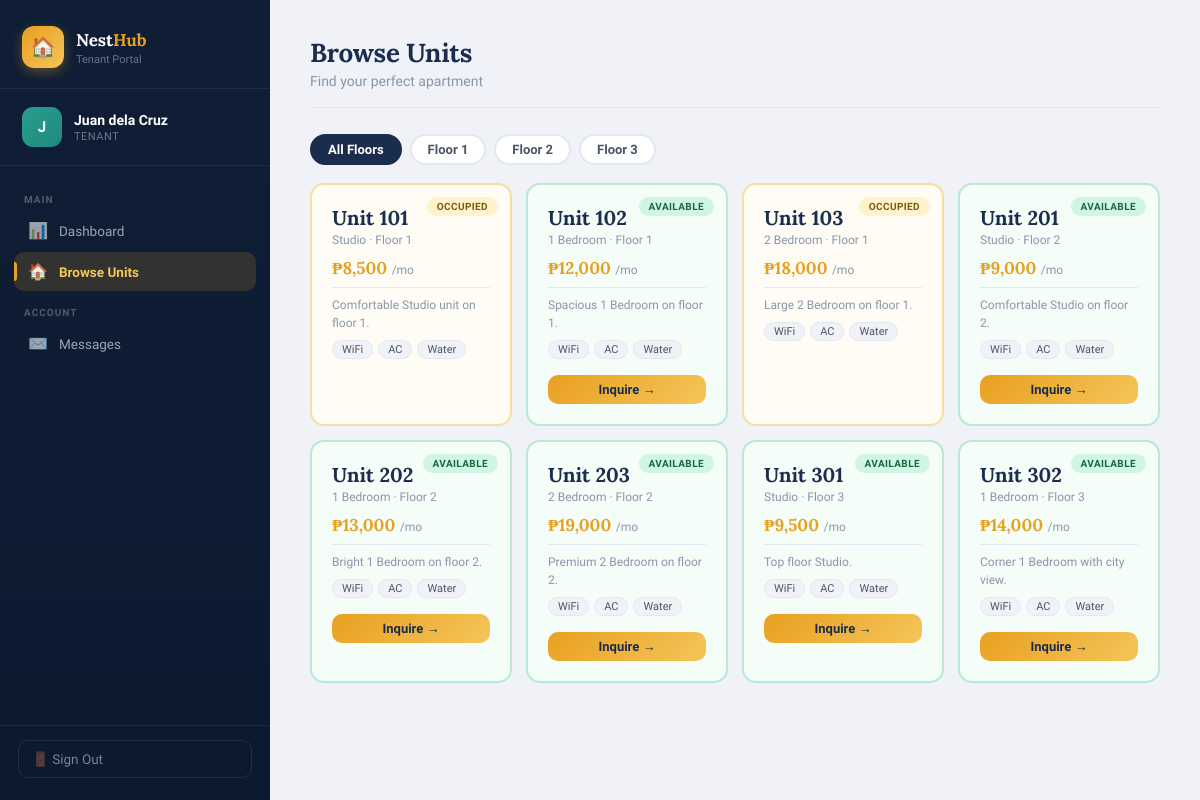
The page /tenant/units (signed in) on the database its author committed.
### tables this page shows
CREATE TABLE user (
        id INTEGER PRIMARY KEY AUTOINCREMENT,
        username TEXT UNIQUE NOT NULL,
        password TEXT NOT NULL,
        role TEXT NOT NULL,
        full_name TEXT NOT NULL,
        email TEXT,
        phone TEXT,
        created_at TEXT DEFAULT (datetime('now'))
    );

CREATE TABLE unit (
        id INTEGER PRIMARY KEY AUTOINCREMENT,
        unit_number TEXT UNIQUE NOT NULL,
        floor INTEGER NOT NULL,
        unit_type TEXT NOT NULL,
        monthly_rent REAL NOT NULL,
        description TEXT,
        amenities TEXT,
        is_occupied INTEGER DEFAULT 0,
        tenant_id INTEGER REFERENCES user(id),
        occupancy_start TEXT,
        monthly_due_day INTEGER DEFAULT 1,
        created_at TEXT DEFAULT (datetime('now'))
    );

### views.py (the view)
@main_bp.route('/tenant/units')
@login_required(role='tenant')
def tenant_units():
    uid = session['user_id']
    conn = get_db()
    user = row_to_dict(conn.execute("SELECT * FROM user WHERE id=?", (uid,)).fetchone())
    units = [row_to_dict(r) for r in conn.execute("SELECT * FROM unit ORDER BY floor, unit_number").fetchall()]
    floors = sorted(set(u['floor'] for u in units))
    unread_msgs = get_unread_msgs(uid)
    conn.close()
    return render_template('tenant_units.html', user=user, units=units, floors=floors, unread_msgs=unread_msgs)

### models.py (called while the page is built)
def get_db():
    conn = sqlite3.connect(DB_PATH)
    conn.row_factory = sqlite3.Row
    conn.execute("PRAGMA foreign_keys = ON")
    return conn

### views.py (called while the page is built)
def login_required(role=None):
    def decorator(f):
        @wraps(f)
        def wrapped(*args, **kwargs):
            uid = session.get('user_id')
            if not uid:
                flash('Please log in.', 'warning')
                return redirect(url_for('main.login'))
            if role and session.get('user_role') != role:
                flash('Access denied.', 'danger')
                return redirect(url_for('main.login'))
            return f(*args, **kwargs)
        return wrapped
    return decorator

def row_to_dict(row):
    return dict(row) if row else None

def get_unread_msgs(uid):
    conn = get_db()
    n = conn.execute("SELECT COUNT(*) FROM message WHERE receiver_id=? AND is_read=0", (uid,)).fetchone()[0]
    conn.close()
    return n

### templates/tenant_units.html (shortened to what this page needs)
{% extends 'base.html' %}
{% from 'sidebar.html' import tenant_sidebar %}
{% block body %}
<div class="app-wrapper">
  {{ tenant_sidebar(user, 'units', unread_msgs) }}
  <main class="main-content">
    <div class="page-header">
      <h1>Browse Units</h1>
      <p>Find your perfect apartment</p>
    </div>
    <div class="floor-filter">
      <button class="floor-btn active" onclick="filterFloor(this,'all')">All Floors</button>
      {% for f in floors %}
        <button class="floor-btn" onclick="filterFloor(this,'{{ f }}')">Floor {{ f }}</button>
      {% endfor %}
    </div>
    <div class="units-grid">
      {% for unit in units %}
      <div class="unit-card {{ 'occupied' if unit.is_occupied else 'available' }}" data-floor="{{ unit.floor }}">
        <span class="unit-badge {{ 'badge-occupied' if unit.is_occupied else 'badge-available' }}">
          {{ 'Occupied' if unit.is_occupied else 'Available' }}
        </span>
        <div class="unit-number">Unit {{ unit.unit_number }}</div>
        <div class="unit-type">{{ unit.unit_type }} · Floor {{ unit.floor }}</div>
        <div class="unit-rent">₱{{ "{:,.0f}".format(unit.monthly_rent) }} <span>/mo</span></div>
        {% if unit.description %}
        <div class="unit-description">{{ unit.description }}</div>
        {% endif %}
        {% if unit.amenities %}
        <div class="unit-amenities" style="margin-top:8px;">
          {% for a in unit.amenities.split(',')[:3] %}
            <span class="amenity-tag">{{ a.strip() }}</span>
          {% endfor %}
        </div>
        {% endif %}
        {% if not unit.is_occupied %}
        <div class="mt-4">
          <a href="{{ url_for('main.tenant_inquire', unit_id=unit.id) }}" class="btn btn-gold btn-sm" style="width:100%;">Inquire →</a>
        </div>
        {% endif %}
      </div>
      {% endfor %}
    </div>
  </main>
</div>
{% endblock %}

### templates/base.html (shortened to what this page needs)
<!DOCTYPE html>
<html lang="en">
<head>
  <link rel="stylesheet" href="{{ url_for('static', filename='style.css') }}">
</head>
<body>
{% block body %}{% endblock %}
</body>
</html>

### templates/sidebar.html (shortened to what this page needs)
{% macro tenant_sidebar(user, active, unread_msgs=0) %}
<aside class="sidebar">
  <div class="sidebar-brand">
    <div class="logo-row">
      <div class="logo-box">🏠</div>
      <div>
        <h2>Nest<span>Hub</span></h2>
        <p>Tenant Portal</p>
      </div>
    </div>
  </div>
  <div class="sidebar-user">
    <div class="user-avatar">{{ user.full_name[0] }}</div>
    <div>
      <div class="user-name">{{ user.full_name }}</div>
      <div class="user-role">Tenant</div>
    </div>
  </div>
  <nav class="sidebar-nav">
    <div class="nav-section-label">Main</div>
    <a href="{{ url_for('main.tenant_dashboard') }}" class="nav-item {% if active == 'dashboard' %}active{% endif %}">
      <span class="nav-icon">📊</span> Dashboard
    </a>
    <a href="{{ url_for('main.tenant_units') }}" class="nav-item {% if active == 'units' %}active{% endif %}">
      <span class="nav-icon">🏠</span> Browse Units
    </a>
    <div class="nav-section-label">Account</div>
    <a href="{{ url_for('main.tenant_messages') }}" class="nav-item {% if active == 'messages' %}active{% endif %}">
      <span class="nav-icon">✉️</span> Messages
    </a>
  </nav>
  <div class="sidebar-footer">
    <a href="{{ url_for('main.logout') }}" class="logout-btn">🚪 Sign Out</a>
  </div>
</aside>
{% endmacro %}

### rows shown on the page
user: full_name "J", full_name "Juan dela Cruz"
unit: is_occupied "OCCUPIED", unit_number "101", unit_type "Studio", floor "1", monthly_rent "8,500", description "Comfortable Studio unit on floor 1.", strip "WiFi" "AC" "Water"
unit: is_occupied "AVAILABLE", unit_number "102", unit_type "1 Bedroom", floor "1", monthly_rent "12,000", description "Spacious 1 Bedroom on floor 1.", strip "WiFi" "AC" "Water"
unit: is_occupied "OCCUPIED", unit_number "103", unit_type "2 Bedroom", floor "1", monthly_rent "18,000", description "Large 2 Bedroom on floor 1.", strip "WiFi" "AC" "Water"
unit: is_occupied "AVAILABLE", unit_number "201", unit_type "Studio", floor "2", monthly_rent "9,000", description "Comfortable Studio on floor 2.", strip "WiFi" "AC" "Water"
unit: is_occupied "AVAILABLE", unit_number "202", unit_type "1 Bedroom", floor "2", monthly_rent "13,000", description "Bright 1 Bedroom on floor 2.", strip "WiFi" "AC" "Water"
unit: is_occupied "AVAILABLE", unit_number "203", unit_type "2 Bedroom", floor "2", monthly_rent "19,000", description "Premium 2 Bedroom on floor 2.", strip "WiFi" "AC" "Water"
unit: is_occupied "AVAILABLE", unit_number "301", unit_type "Studio", floor "3", monthly_rent "9,500", description "Top floor Studio.", strip "WiFi" "AC" "Water"
unit: is_occupied "AVAILABLE", unit_number "302", unit_type "1 Bedroom", floor "3", monthly_rent "14,000", description "Corner 1 Bedroom with city view.", strip "WiFi" "AC" "Water"

### other values the page prints
{{ f }} "1" "2" "3"
